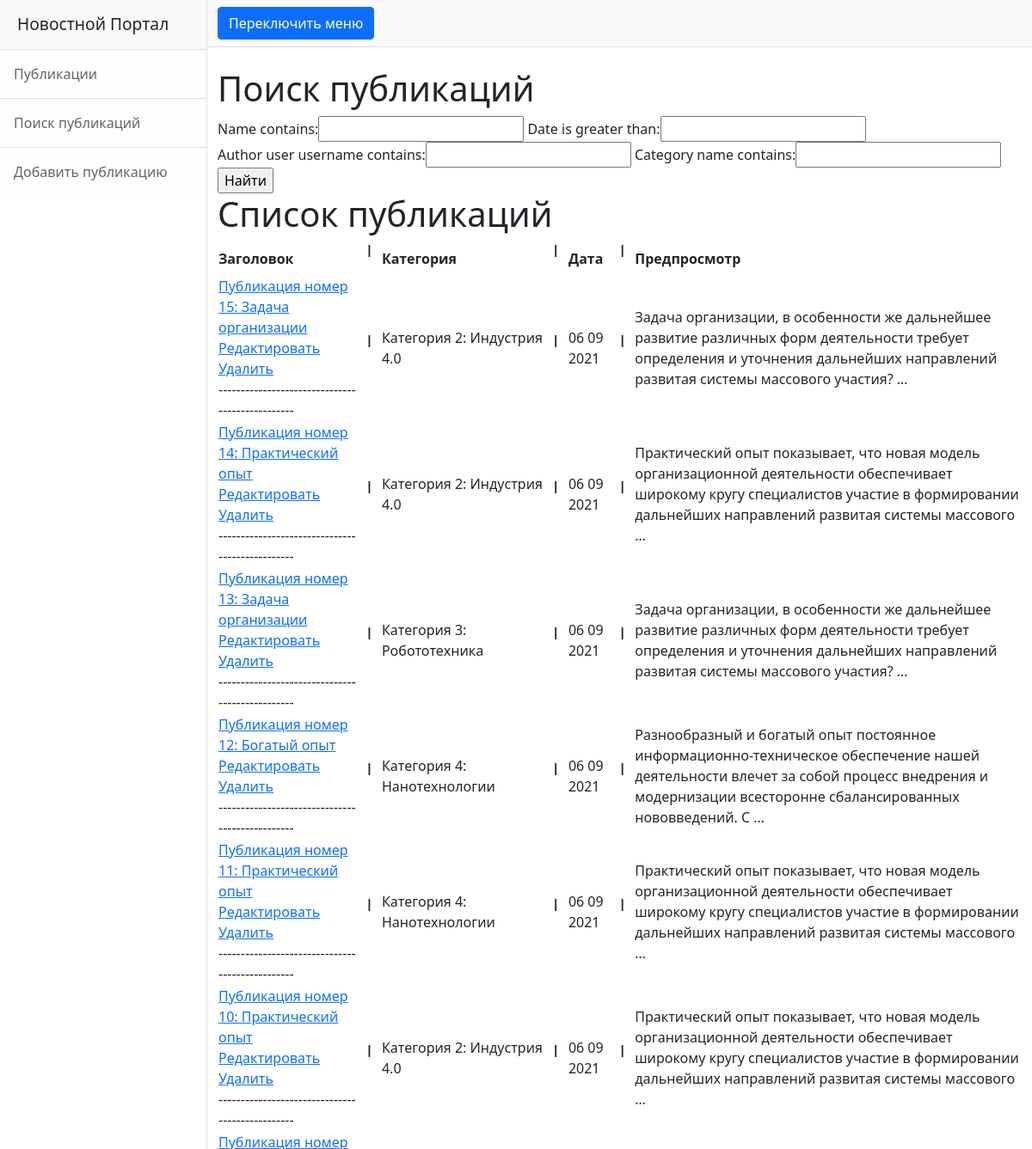
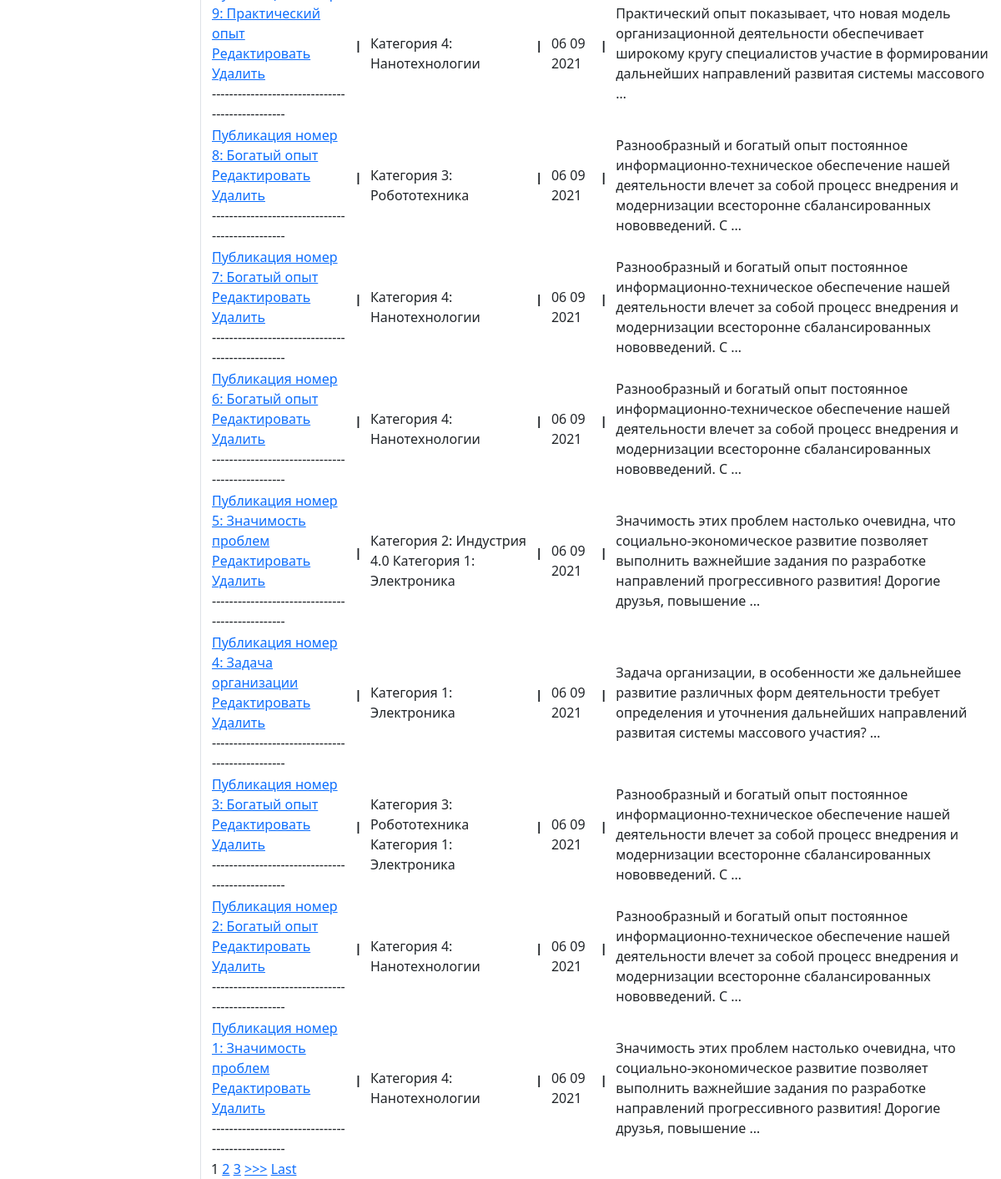
The app's page /news/search/ with its own data (2 pictures, top to bottom).
### news/models.py (models this page shows, shortened)
class Post(models.Model):
    news = 'NS'
    article = 'AL'
    TYPES = [
        (news, 'Новость'),
        (article, 'Статья')
    ]
    type = models.CharField(max_length = 2, choices = TYPES, default = news)
    date = models.DateTimeField(auto_now_add = True)
    name = models.CharField(max_length = 255)
    body = models.TextField()
    rating = models.SmallIntegerField(default = 0)
    author = models.ForeignKey(Author, on_delete = models.CASCADE)
    category = models.ManyToManyField(Category, through = 'PostCategory')
    class Meta:
        verbose_name = 'Публикация'
        verbose_name_plural = 'Публикации'

class Category(models.Model):
    name = models.CharField(max_length = 128, unique = True)
    class Meta:
        verbose_name = 'Категория'
        verbose_name_plural = 'Категории'

### news/views.py (the view)
# urls.py: path('search/', SearchNews.as_view()),
class SearchNews(ListView):
    model = Post  # указываем модель, объекты которой мы будем выводить
    template_name = 'search.html'  # указываем имя шаблона, в котором будет лежать HTML, в котором будут все инструкции о том, как именно пользователю должны вывестись наши объекты
    context_object_name = 'search'  # это имя списка, в котором будут лежать все объекты, его надо указать, чтобы обратиться к самому списку объектов через HTML-шаблон
    queryset = Post.objects.order_by('-date')
    paginate_by = 5
    def get_context_data(self, **kwargs):  # забираем отфильтрованные объекты переопределяя метод get_context_data у наследуемого класса (привет, полиморфизм, мы скучали!!!)
        context = super().get_context_data(**kwargs)
        context['filter'] = PostFilter(self.request.GET, queryset=self.get_queryset())  # вписываем наш фильтр в контекст
        return context

### news/templatetags/my_filters.py (called while the page is built)
@register.filter(name='censor')  # регистрируем наш фильтр под именем multiply, чтоб django понимал, что это именно фильтр, а не простая функция
def censor(value):  # первый аргумент здесь это то значение, к которому надо применить фильтр, второй аргумент — это аргумент фильтра, т. е. примерно следующее будет в шаблоне value|multiply:arg
    cens_filt = ['блять', 'бля']
    text_to_check = value
    for idx, i in enumerate(cens_filt):
        text_to_check = text_to_check.replace(i,'ТУТ БЫЛ МАТ')
    return text_to_check

### news/templates/search.html (shortened to what this page needs)
{% extends 'flatpages/default.html' %}
{% load my_filters %}
{% block title %}
Поиск публикаций
{% endblock title %}
{% block content %}
<form method="GET">
    {{ filter.form }}
    <input type="submit" value="Найти">
</form>
<h1>Список публикаций</h1>
    <table>
            <tr>
                <td>
                    <b>Заголовок</b>
                </td>
                <td>
                     <b><pre> | </pre></b>
                </td>
                <td>
                    <b>Категория</b>
                </td>
                <td>
                     <b><pre> | </pre></b>
                </td>
                <td>
                    <b>Дата</b>
                </td>
                <td>
                     <b><pre> | </pre></b>
                </td>
                <td>
                    <b>Предпросмотр</b>
                </td>
            </tr>
        {% for post in filter.qs %}
            <tr>
                <td>
                   <a href="/news/{{post.id}}">{{ post.name|censor }} </a>
                    <br>
                    <a href="/news/{{post.id}}/edit">Редактировать</a>
                    <br>
                    <a href="/news/{{post.id}}/delete">Удалить</a>
                    <br>
                    ------------------------------------------------
                </td>
                <td>
                     <b><pre> | </pre></b>
                </td>
                <td>
                    {% for i in post.category.values %}
                    {{i.name}}
                    {% endfor %}
                </td>
                <td>
                     <b><pre> | </pre></b>
                </td>
                <td>
                    {{post.date|date:'d m Y'}}
                </td>
                <td>
                    <b><pre> | </pre></b>
                </td>
                <td>
                    {{post.body|truncatewords:20|censor}}
                </td>
            </tr>
        {% endfor %}
        </table>
{% if is_paginated %}
    {% for num in page_obj.paginator.page_range %}
        {% if page_obj.number == num %}
            <a>{{ num }}</a>
        {% elif num > page_obj.number|add:'-3' and num < page_obj.number|add:'3' %}
            <a href="?page={{ num }}">{{ num }}</a>
        {% endif %}
    {% endfor %}
    {% if page_obj.has_next %}
        <a href="?page={{ page_obj.next_page_number }}">>>></a>
        <a href="?page={{ page_obj.paginator.num_pages }}">Last</a>
    {% endif %}
{% endif %}
{% endblock content %}

### records on screen
Post: name|censor "Публикация номер 15: Задача организации", date "06 09 2021", body|censor "Задача организации, в особенности же дальнейшее развитие различных форм деятельности требует определения и уточнения дальнейших направлений развитая системы массового участия? …"
Category: name "Категория 2: Индустрия 4.0"
Post: name|censor "Публикация номер 14: Практический опыт", date "06 09 2021", body|censor "Практический опыт показывает, что новая модель организационной деятельности обеспечивает широкому кругу специалистов участие в формировании дальнейших направлений развитая системы массового …"
Post: name|censor "Публикация номер 13: Задача организации", date "06 09 2021", body|censor "Задача организации, в особенности же дальнейшее развитие различных форм деятельности требует определения и уточнения дальнейших направлений развитая системы массового участия? …"
Category: name "Категория 3: Робототехника"
Post: name|censor "Публикация номер 12: Богатый опыт", date "06 09 2021", body|censor "Разнообразный и богатый опыт постоянное информационно-техническое обеспечение нашей деятельности влечет за собой процесс внедрения и модернизации всесторонне сбалансированных нововведений. С …"
Category: name "Категория 4: Нанотехнологии"
Post: name|censor "Публикация номер 11: Практический опыт", date "06 09 2021", body|censor "Практический опыт показывает, что новая модель организационной деятельности обеспечивает широкому кругу специалистов участие в формировании дальнейших направлений развитая системы массового …"
Post: name|censor "Публикация номер 10: Практический опыт", date "06 09 2021", body|censor "Практический опыт показывает, что новая модель организационной деятельности обеспечивает широкому кругу специалистов участие в формировании дальнейших направлений развитая системы массового …"
Post: name|censor "Публикация номер 9: Практический опыт", date "06 09 2021", body|censor "Практический опыт показывает, что новая модель организационной деятельности обеспечивает широкому кругу специалистов участие в формировании дальнейших направлений развитая системы массового …"
Post: name|censor "Публикация номер 8: Богатый опыт", date "06 09 2021", body|censor "Разнообразный и богатый опыт постоянное информационно-техническое обеспечение нашей деятельности влечет за собой процесс внедрения и модернизации всесторонне сбалансированных нововведений. С …"
Post: name|censor "Публикация номер 7: Богатый опыт", date "06 09 2021", body|censor "Разнообразный и богатый опыт постоянное информационно-техническое обеспечение нашей деятельности влечет за собой процесс внедрения и модернизации всесторонне сбалансированных нововведений. С …"
Post: name|censor "Публикация номер 6: Богатый опыт", date "06 09 2021", body|censor "Разнообразный и богатый опыт постоянное информационно-техническое обеспечение нашей деятельности влечет за собой процесс внедрения и модернизации всесторонне сбалансированных нововведений. С …"
Post: name|censor "Публикация номер 5: Значимость проблем", date "06 09 2021", body|censor "Значимость этих проблем настолько очевидна, что социально-экономическое развитие позволяет выполнить важнейшие задания по разработке направлений прогрессивного развития! Дорогие друзья, повышение …"
Category: name "Категория 1: Электроника"
Post: name|censor "Публикация номер 4: Задача организации", date "06 09 2021", body|censor "Задача организации, в особенности же дальнейшее развитие различных форм деятельности требует определения и уточнения дальнейших направлений развитая системы массового участия? …"
Post: name|censor "Публикация номер 3: Богатый опыт", date "06 09 2021", body|censor "Разнообразный и богатый опыт постоянное информационно-техническое обеспечение нашей деятельности влечет за собой процесс внедрения и модернизации всесторонне сбалансированных нововведений. С …"
Post: name|censor "Публикация номер 2: Богатый опыт", date "06 09 2021", body|censor "Разнообразный и богатый опыт постоянное информационно-техническое обеспечение нашей деятельности влечет за собой процесс внедрения и модернизации всесторонне сбалансированных нововведений. С …"
Post: name|censor "Публикация номер 1: Значимость проблем", date "06 09 2021", body|censor "Значимость этих проблем настолько очевидна, что социально-экономическое развитие позволяет выполнить важнейшие задания по разработке направлений прогрессивного развития! Дорогие друзья, повышение …"

### other values on screen
{{ num }} "1"
{{ num }} "2" "3"
